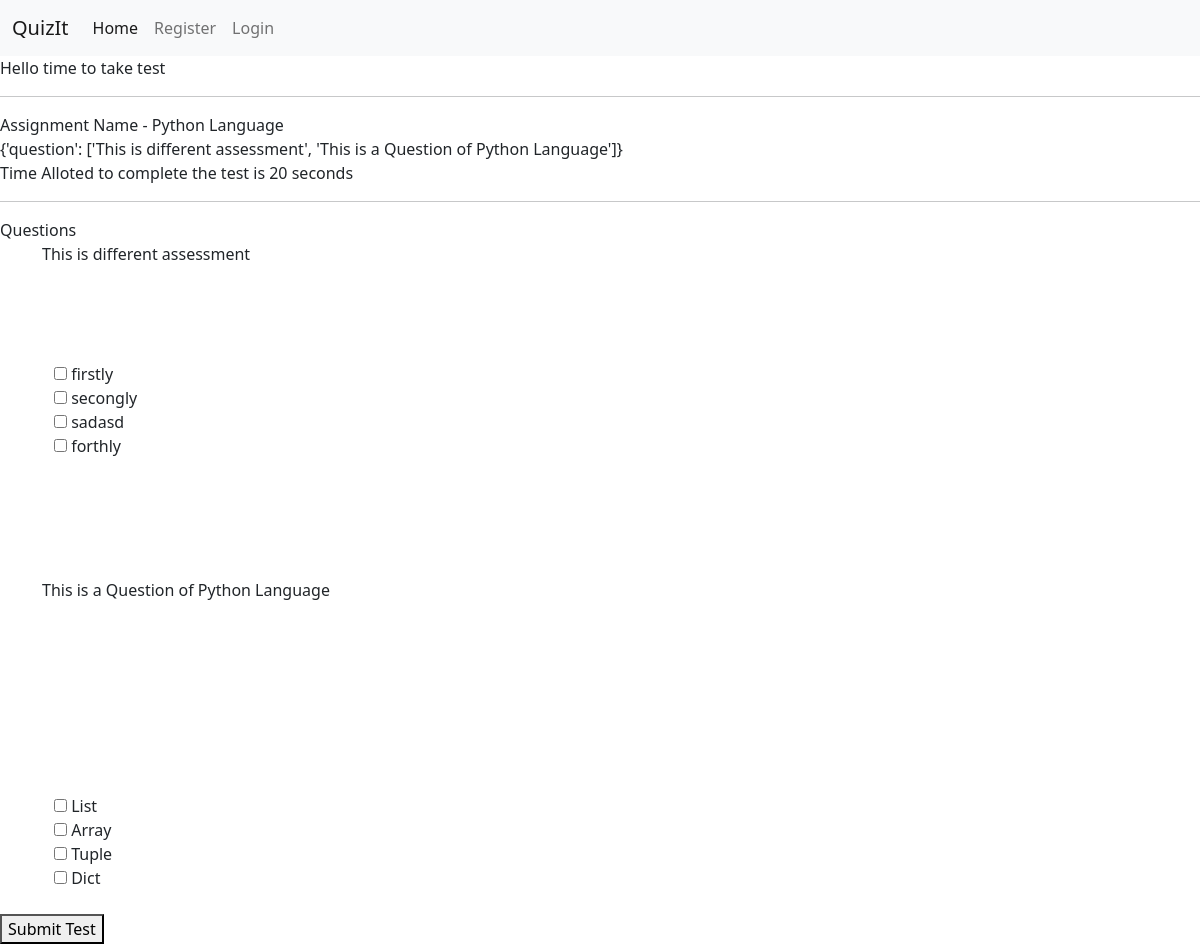
Before: /assessments/test/16/ with the older database file.
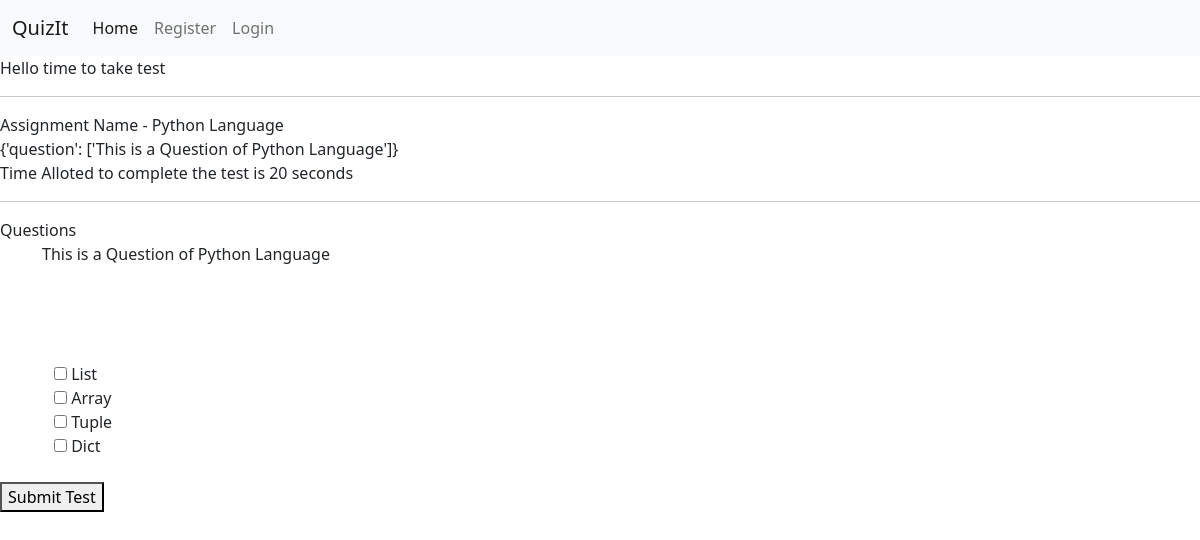
After: the same page with the newer database file.
### quiz/models.py (models this page shows, shortened)
class QuestionSet(models.Model):
    assessment = models.ForeignKey(
        Assessment, null=False, on_delete=models.CASCADE)
    section = models.ForeignKey(Section, null=False, on_delete=models.CASCADE)
    questionTitle = models.CharField(
        max_length=1023, default="question statement")
    mark = models.IntegerField()

class OptionSet(models.Model):
    Question = models.ForeignKey(
        QuestionSet, null=True, on_delete=models.CASCADE)
    optionStatement = models.CharField(max_length=1023)
    correct = models.BooleanField(default=False)

### quiz/views.py (the view)
# urls.py: path('assessments/test/<int:pk>/', testAssessment, name="testAssessment"),
def testAssessment(request, pk):
    assessment = Assessment.objects.get(id=pk)
    questions = QuestionSet.objects.filter(assessment=assessment)
    options = OptionSet.objects.all()
    data = {'question': []}
    for ques in questions:
        data['question'].append(ques.questionTitle)
        print(ques.questionTitle)
    print(data)
    return render(request, 'takeTest.html', {"assessment": assessment, "questions": questions, "options": options, 'data': data})

### quiz/templates/takeTest.html (shortened to what this page needs)
{% extends 'base.html' %} {% block content %} Hello time to take test
<hr />
Assignment Name - {{assessment.name}}
<br>
{{data}}
<br>
Time Alloted to complete the test is {{assessment.duration}} seconds
<hr />
        Questions
<br />
<div class="container">
    {% for ques in questions %}
    {{ques.questionTitle}}
    <br>
    <div class="container">
        {% for opt in options %}
        {% if ques == opt.Question %}
        <input type="checkbox" id="{{ques.pk}}-{{opt.pk}}">
        <label for="vehicle1"> {{opt.optionStatement}}</label><br>
        {% else %}
        <br>
        {% endif %}
        {% endfor %}
    </div>
    <br />
    {% endfor %}
</div>
<button onclick="myFunction()">Submit Test</button>
{% endblock content%}

Changed rows visible on the page:
removed QuestionSet: questionTitle "This is different assessment"
removed OptionSet: optionStatement "firstly", shown under "This is different assessment"
removed OptionSet: optionStatement "secongly", shown under "This is different assessment"
removed OptionSet: optionStatement "sadasd", shown under "This is different assessment"
removed OptionSet: optionStatement "forthly", shown under "This is different assessment"
Other visible differences:
{{ data }}: "{'question': ['This is different assessment', 'This is a Question of Python Language']}" → "{'question': ['This is a Question of Python Language']}"
